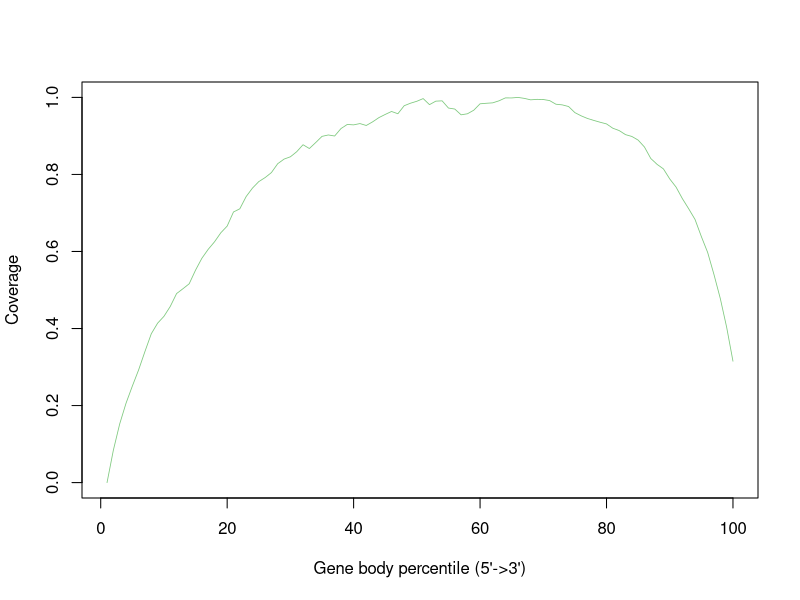

Generate this figure with R:
SHAM_24Hr_SRR12108295.gencode.Aligned.sortedByCoord.out <- c(0.0,0.08413299255196337,0.1521935208850558,0.20588396723668875,0.2504514377400121,0.29276766553174516,0.3405551174835845,0.3864078362639433,0.41390574602030417,0.4316028372427445,0.4573416491793621,0.4907544453124571,0.5032117485414033,0.5163496387583313,0.551585566433157,0.5823802981044188,0.6056062438367542,0.6251154893914418,0.6486744104781124,0.665924180414097,0.7026145883454967,0.7107980980155035,0.7425624831911479,0.7645178169257593,0.7814227195304682,0.7918236255161576,0.8049349874768336,0.8279962750669152,0.8398498317742646,0.8458241780357015,0.8590078066254777,0.8771650258787713,0.8672699862967835,0.8827213234123753,0.8988395260040944,0.9025013401343245,0.8997835660196821,0.9191208352924604,0.9298199554691202,0.9287011948692523,0.9320803458552801,0.9271314539131007,0.9364849511605655,0.9475426601803556,0.9558020955492904,0.9634861421877945,0.9575886363927426,0.9784306981322278,0.9849593934725853,0.9899796372764079,0.9969593129730491,0.9812280570156261,0.9902696185602657,0.9910956535739049,0.9723785966369489,0.9698172477574476,0.954802254718828,0.9574907562748474,0.9666942316593699,0.9834216693774276,0.9847700366089936,0.9858814790692059,0.9911944484592572,0.998729388002276,0.9986324226518377,1.0,0.9974889633306318,0.993718291873023,0.9949157224741898,0.9945452416541191,0.9917570304452905,0.9823029087775597,0.9806142480520027,0.9763459430978051,0.9604710686496386,0.9520780772319869,0.9452328723515195,0.9402071399429551,0.935486939865017,0.9312085724687927,0.9199715690274375,0.9138975131131915,0.903369454450984,0.8986748678618408,0.8891676896816061,0.871254713339322,0.8414433566842973,0.8261210017801375,0.8144339327499557,0.788356656854261,0.7671596653414735,0.7371662699625128,0.7108109047599009,0.6831940752341348,0.6387363768256471,0.5973925468406677,0.5399350881012538,0.4776741854453179,0.40340787468417655,0.3151867863670376)


pdf("/athena/angsd/scratch/pes4008/project/QC/rseqc/SHAM_24Hr_SRR12108295.geneBodyCoverage.curves.pdf")
x=1:100
icolor = colorRampPalette(c("#7fc97f","#beaed4","#fdc086","#ffff99","#386cb0","#f0027f"))(1)
plot(x,SHAM_24Hr_SRR12108295.gencode.Aligned.sortedByCoord.out,type='l',xlab="Gene body percentile (5'->3')", ylab="Coverage",lwd=0.8,col=icolor[1])
dev.off()
